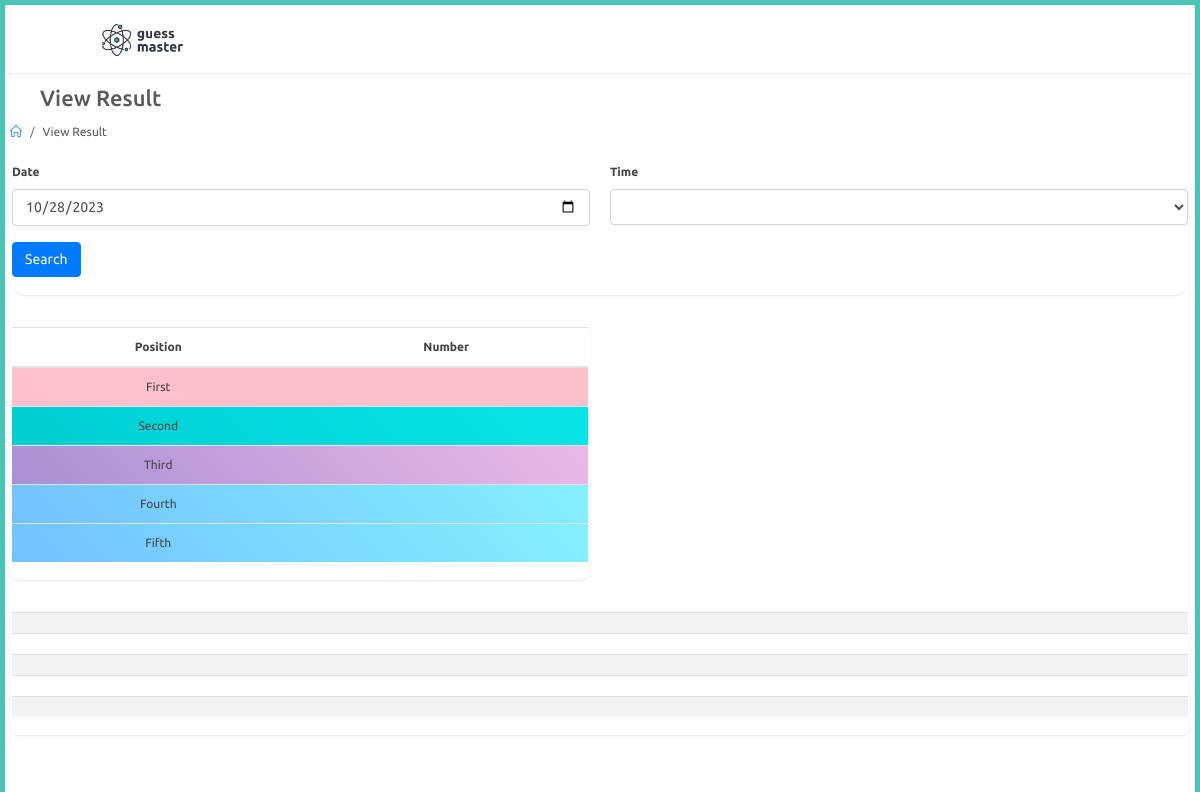
Before: /agent/Results with the older database file.
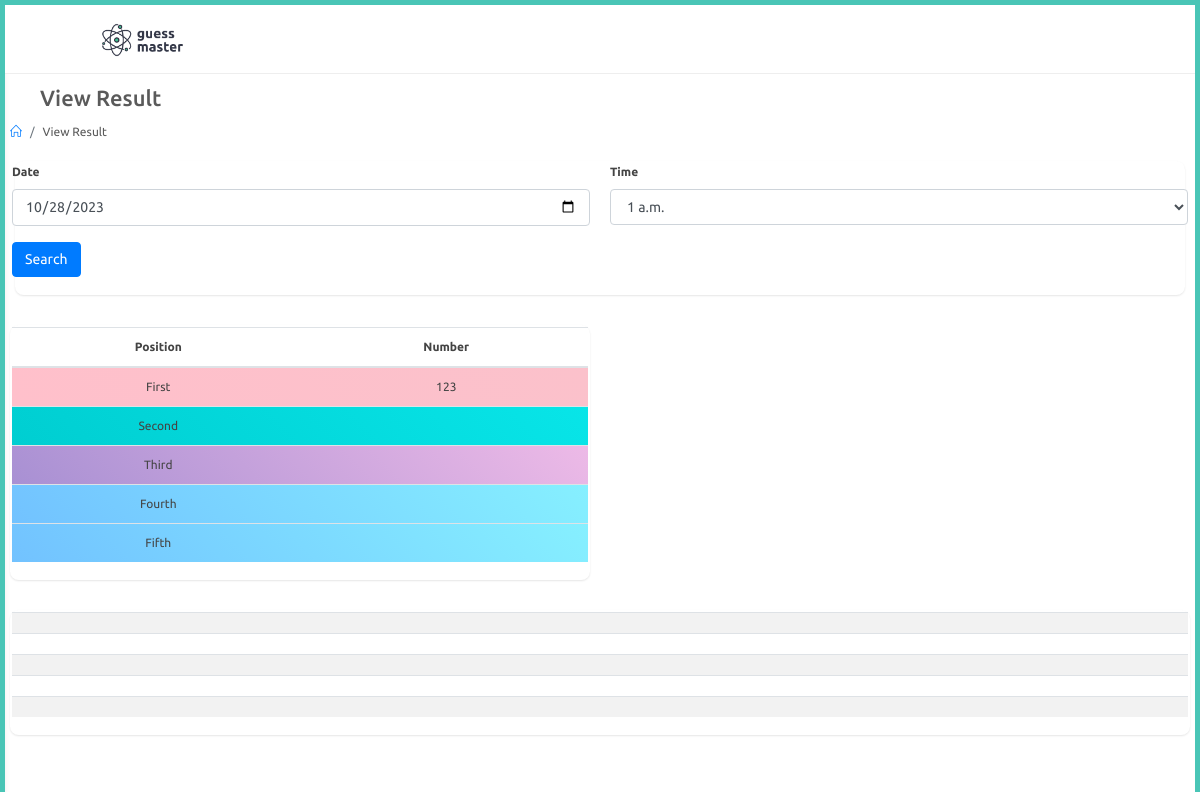
After: the same page with the newer database file.
### adminapp/models.py (models this page shows, shortened)
class Result(models.Model):
    date = models.DateField()
    time = models.ForeignKey(PlayTime,on_delete=models.CASCADE)
    first = models.CharField(max_length=3,null=True)
    second = models.CharField(max_length=3,null=True)
    third = models.CharField(max_length=3,null=True)
    fourth = models.CharField(max_length=3,null=True)
    fifth = models.CharField(max_length=3,null=True)
    field1 = models.CharField(max_length=3,null=True)
    field2 = models.CharField(max_length=3,null=True)
    field3 = models.CharField(max_length=3,null=True)
    field4 = models.CharField(max_length=3,null=True)
    field5 = models.CharField(max_length=3,null=True)
    field6 = models.CharField(max_length=3,null=True)
    field7 = models.CharField(max_length=3,null=True)
    field8 = models.CharField(max_length=3,null=True)
    field9 = models.CharField(max_length=3,null=True)
    field10 = models.CharField(max_length=3,null=True)
    field11 = models.CharField(max_length=3,null=True)
    field12 = models.CharField(max_length=3,null=True)
    field13 = models.CharField(max_length=3,null=True)
    field14 = models.CharField(max_length=3,null=True)
    field15 = models.CharField(max_length=3,null=True)
    field16 = models.CharField(max_length=3,null=True)
    field17 = models.CharField(max_length=3,null=True)
    field18 = models.CharField(max_length=3,null=True)
    field19 = models.CharField(max_length=3,null=True)
    field20 = models.CharField(max_length=3,null=True)
    field21 = models.CharField(max_length=3,null=True)
    field22 = models.CharField(max_length=3,null=True)
    field23 = models.CharField(max_length=3,null=True)
    field24 = models.CharField(max_length=3,null=True)
    field25 = models.CharField(max_length=3,null=True)
    field26 = models.CharField(max_length=3,null=True)
    field27 = models.CharField(max_length=3,null=True)
    field28 = models.CharField(max_length=3,null=True)
    field29 = models.CharField(max_length=3,null=True)
    field30 = models.CharField(max_length=3,null=True)

### agent/views.py (the view, shortened to what this page needs)
# urls.py: path('Results',views.results,name="results"),
def results(request):
    ist = pytz.timezone('Asia/Kolkata')
    current_date = timezone.now().astimezone(ist).date()
    times = PlayTime.objects.filter().all()
    results = Result.objects.filter(date=current_date).last()
    context = {
        'times' : times,
        'results' : results
    }
    return render(request,'agent/results.html',context)

### templates/agent/results.html (shortened to what the changed rows need)
{% extends 'agent/partials/base.html' %}
{% load static %}
{% block content %}
<div id="main-content">
    <div class="container-fluid">
        <div class="block-header">
            <div class="row">
                <div class="col-lg-5 col-md-8 col-sm-12">
                    <h2><a href="javascript:void(0);" class="btn btn-xs btn-link btn-toggle-fullwidth"><i
                                class="fa fa-arrow-left"></i></a> View Result</h2>
                </div>
            </div>
        </div>
        <div class="card">
            <div class="body">
                <form method="POST">
                <div class="row clearfix">
                    <div class="col-md-6 col-6">
                        <div class="form-group">
                            <label for="time" class="control-label">Time</label>
                            <select class="form-control show-tick ms select2" data-placeholder="Select"
                                name="time" id="time">
                                {% for time in times %}
                                <option value="{{time.id}}">{{time.game_time}}</option>
                                {% endfor %}
                            </select>
                        </div>
                    </div>
                </div>
                </form>
            </div>
        </div>
        <div class="row clearfix">
            <div class="col-lg-6 col-md-12 col-sm-12">
                <div class="card">
                    <div class="body table-responsive">
                        <table class="table">
                            <thead>
                                <tr>
                                    <th>Position</th>
                                    <th>Number</th>
                                </tr>
                            </thead>
                            <tbody>
                                <tr class="l-pink">
                                    <td>First</td>
                                    <td>{{results.first}}</td>
                                </tr>
                            </tbody>
                        </table>
                    </div>
                </div>
            </div>
        </div>
    </div>
    {% endblock %}

Changed rows visible on the page:
added Result: first "123"
Other visible differences:
form field time: (not shown) → "1 a.m."
